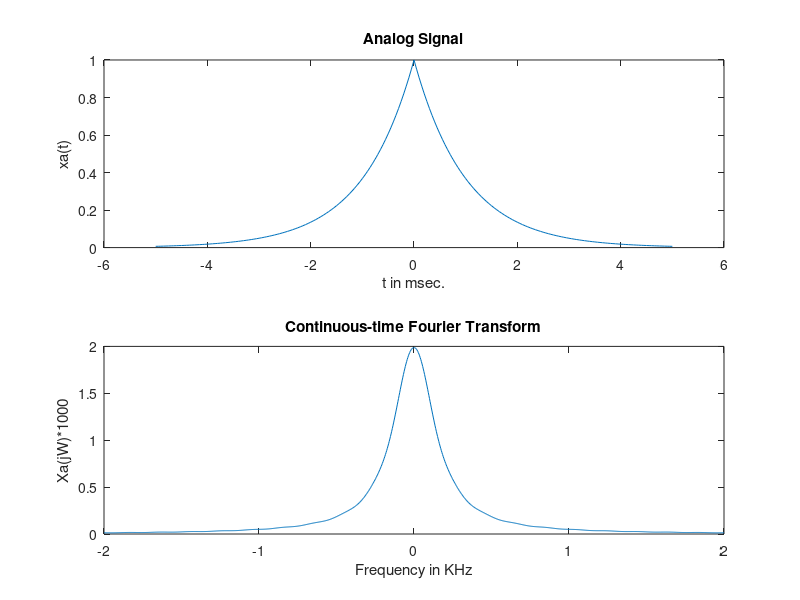

MATLAB code for this plot:
%consider  xa = exp(-1000*abs(t)); we are going to derive its FT and plot
%it:D


% Analog Signal
 Dt = 0.00005;
 t = -0.005:Dt:0.005;
 xa = exp(-1000*abs(t));
% Continuous-time Fourier Transform
Wmax = 2*pi*2000;
K = 500;
k = 0:1:K;
W = k*Wmax/K;
Xa = xa * exp(-1i*t'*W) * Dt;
Xa = real(Xa);
W = [-fliplr(W), W(2:501)];% Omega from -Wmax to Wmax
Xa = [fliplr(Xa), Xa(2:501)]; % Xa over -Wmax to Wmax interval
subplot(2,1,1);plot(t*1000,xa);
xlabel('t in msec.');
ylabel('xa(t)')
title('Analog Signal')
subplot(2,1,2);
plot(W/(2*pi*1000),Xa*1000);
xlabel('Frequency in KHz');
ylabel('Xa(jW)*1000')
title('Continuous-time Fourier Transform')